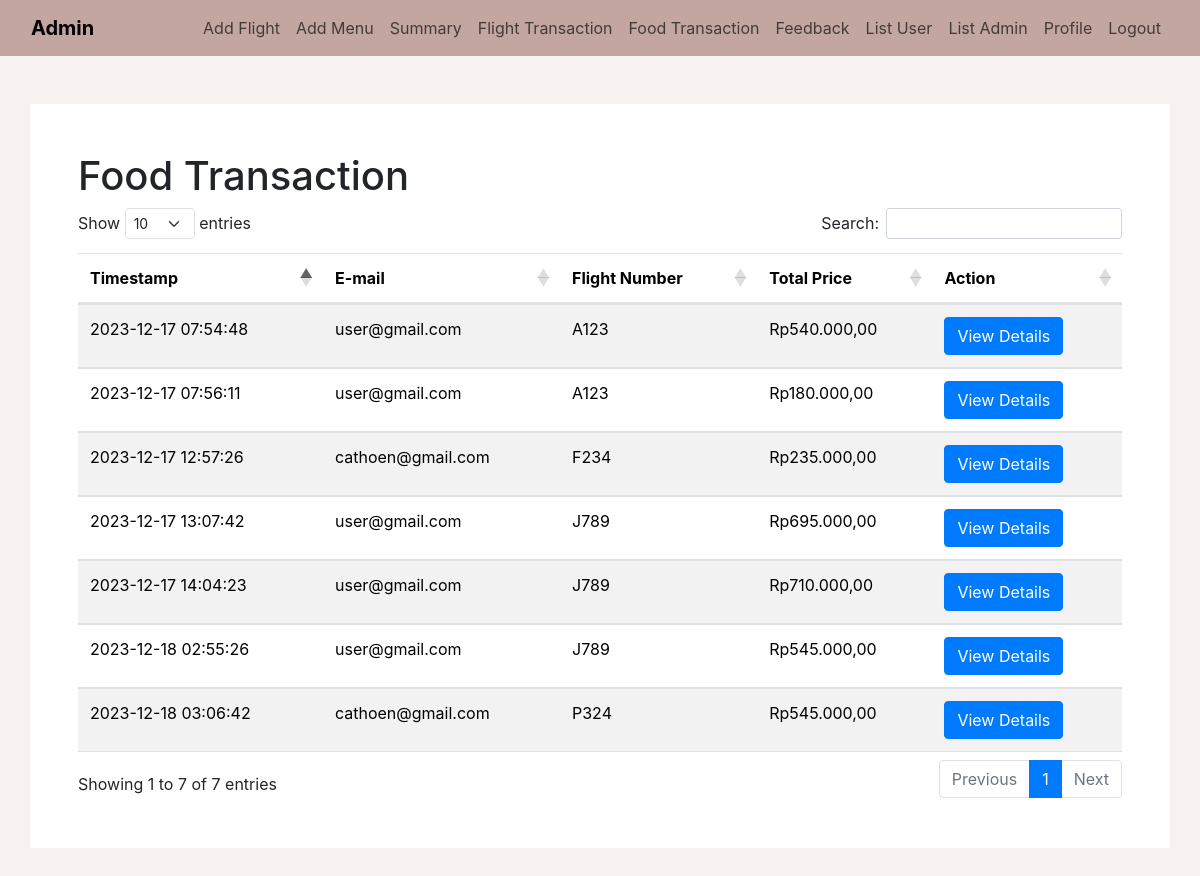
Screenshot of /admin/foodTransaction.php (signed in) with the database file from the repository.
### tables this page shows
CREATE TABLE `food_transaction` (
  `id` int(11) NOT NULL,
  `id_user` int(11) NOT NULL,
  `id_flight` int(11) NOT NULL,
  `total` int(11) NOT NULL,
  `timestamp` timestamp NOT NULL DEFAULT current_timestamp()
);

CREATE TABLE `user` (
  `id` int(11) NOT NULL,
  `username` varchar(30) NOT NULL,
  `password` text NOT NULL,
  `nama` varchar(64) NOT NULL,
  `no_passport` varchar(8) NOT NULL,
  `no_telp` varchar(13) NOT NULL,
  `email` varchar(36) NOT NULL
);

CREATE TABLE `flight` (
  `id` int(11) NOT NULL,
  `code` varchar(8) NOT NULL,
  `from` int(11) NOT NULL,
  `to` int(11) NOT NULL,
  `departure_date` date NOT NULL,
  `departure_time` time NOT NULL,
  `arrive_time` time NOT NULL,
  `flight_time` varchar(7) NOT NULL,
  `price` int(11) NOT NULL,
  `status` int(1) NOT NULL
);

### admin/foodTransaction.php (the view, shortened to what this page needs)
<!DOCTYPE html>
<html lang="en">
<head>
    <link rel="stylesheet" href="https://cdn.datatables.net/1.13.7/css/dataTables.bootstrap5.min.css">
    <link rel="stylesheet" href="https://stackpath.bootstrapcdn.com/bootstrap/4.5.0/css/bootstrap.min.css">
</head>
<body>
    <?php
    include "../conn.php";
    include "navbar.php";
    ?>
    <div class="container my-5 p-5">
        <div class="table-responsive">
            <h1>Food Transaction</h1>
            <table id="example" class="table table-striped" style="width:100%">
                <thead>
                    <tr>
                        <th>Timestamp</th>
                        <th>E-mail</th>
                        <th>Flight Number</th>
                        <th>Total Price</th>
                        <th>Action</th>
                    </tr>
                </thead>
                <tbody>
                    <?php
                    $sql = "SELECT ft.timestamp AS time, u.email AS email, ft.id AS ftid, f.code AS flight_number, ft.total AS total
                    FROM `food_transaction` ft
                    JOIN `user` u ON (ft.id_user = u.id)
                    JOIN `flight` f ON (ft.id_flight = f.id)
                    ORDER BY ft.id DESC";
                    $result = $conn->query($sql);
                    if ($result->num_rows > 0) {
                        while ($row = $result->fetch_assoc()) {
                            $ft_id = $row["ftid"];
                            $total = number_format($row["total"], 2, ',', '.');
                            echo '<tr>
                        <td>' . $row["time"] . '</td>
                        <td>' . $row["email"] . '</td>
                        <td>' . $row["flight_number"] . '</td>
                        <td>Rp' . $total . '</td>
                        <td><button class="btn btn-primary" data-toggle="modal" data-target="#modal' . $ft_id . '">View Details</button></td>
                    </tr>';
                        }
                    }
                    ?>
                </tbody>
            </table>
        </div>
    </div>
</body>
</html>

### admin/foodTransaction.php (style rules this page uses)
body { background-color: #f7f1f0; }
.container { background-color: white; }

### rows the page displays
food_transaction: timestamp "2023-12-18 03:06:42", id_user.email "cathoen@gmail.com", id_flight.code "P324", total "545.000,00"
food_transaction: timestamp "2023-12-18 02:55:26", id_user.email "user@gmail.com", id_flight.code "J789", total "545.000,00"
food_transaction: timestamp "2023-12-17 14:04:23", id_user.email "user@gmail.com", id_flight.code "J789", total "710.000,00"
food_transaction: timestamp "2023-12-17 13:07:42", id_user.email "user@gmail.com", id_flight.code "J789", total "695.000,00"
food_transaction: timestamp "2023-12-17 12:57:26", id_user.email "cathoen@gmail.com", id_flight.code "F234", total "235.000,00"
food_transaction: timestamp "2023-12-17 07:56:11", id_user.email "user@gmail.com", id_flight.code "A123", total "180.000,00"
food_transaction: timestamp "2023-12-17 07:54:48", id_user.email "user@gmail.com", id_flight.code "A123", total "540.000,00"
